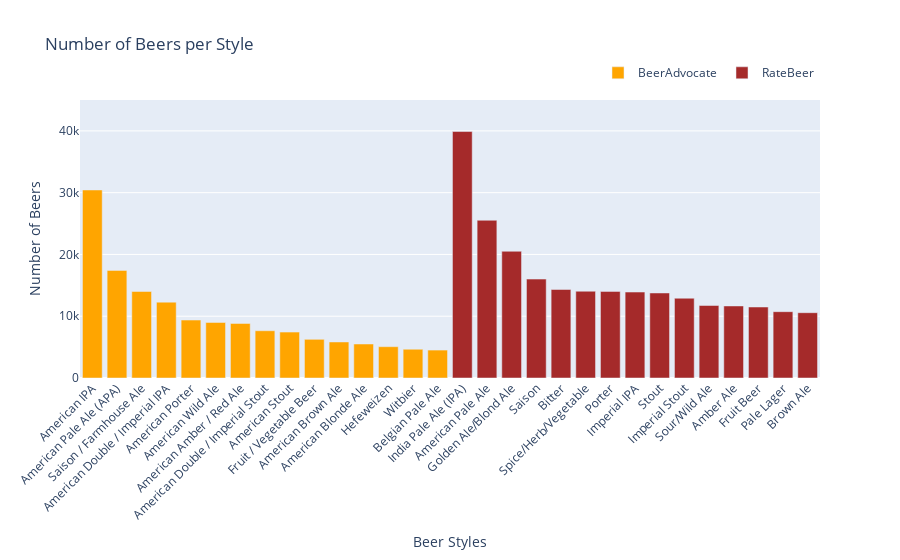

Source (notebook cell):
### Markdown cell above
### Number of beers for 15 largest styles BA & RB

### Code cell
# Number of styles of beers
nbr_style_ba = beers_ba_c['style'].value_counts().nlargest(15)
nbr_style_rb = beers_rb_c['style'].value_counts().nlargest(15)

# Plot for BeerAdvocate
fig = go.Figure()

fig.add_trace(go.Bar(
    x=nbr_style_ba.index,
    y=nbr_style_ba.values,
    marker_color='orange',
    name='BeerAdvocate'
))

# Plot for RateBeer
fig.add_trace(go.Bar(
    x=nbr_style_rb.index,
    y=nbr_style_rb.values,
    marker_color='brown',
    name='RateBeer'
))

fig.update_layout(
    title='Number of Beers per Style',
    xaxis=dict(title='Beer Styles'),
    yaxis=dict(title='Number of Beers'),
    xaxis_tickangle=-45,
    yaxis_range=[0, 45000],
    barmode='group',
    legend=dict(orientation='h', y=1.15, x=0.7)
)

fig.show()
fig.update_layout(width=690,height=600)

html_file_path = "plot/nbr_beers_per_style_690px.html"
pyo.plot(fig, filename=html_file_path)

### Figure 1 — Plotly figure (JSON) as saved in the notebook; plotly's stock layout.template omitted (floating-point values rounded to 4 significant figures)
{"data": [{"marker": {"color": "orange"}, "name": "BeerAdvocate", "type": "bar", "x": ["American IPA", "American Pale Ale (APA)", "Saison / Farmhouse Ale", "American Double / Imperial IPA", "American Porter", "American Wild Ale", "American Amber / Red Ale", "American Double / Imperial Stout", "American Stout", "Fruit / Vegetable Beer", "American Brown Ale", "American Blonde Ale", "Hefeweizen", "Witbier", "Belgian Pale Ale"], "y": [30433, 17419, 14006, 12279, 9377, 8994, 8830, 7648, 7430, 6263, 5831, 5502, 5068, 4656, 4521]}, {"marker": {"color": "brown"}, "name": "RateBeer", "type": "bar", "x": ["India Pale Ale (IPA)", "American Pale Ale", "Golden Ale/Blond Ale", "Saison", "Bitter", "Spice/Herb/Vegetable", "Porter", "Imperial IPA", "Stout", "Imperial Stout", "Sour/Wild Ale", "Amber Ale", "Fruit Beer", "Pale Lager", "Brown Ale"], "y": [39898, 25532, 20514, 16012, 14329, 14047, 14019, 13913, 13762, 12913, 11738, 11664, 11493, 10735, 10571]}], "layout": {"barmode": "group", "legend": {"orientation": "h", "x": 0.7, "y": 1.15}, "title": {"text": "Number of Beers per Style"}, "xaxis": {"tickangle": -45, "title": {"text": "Beer Styles"}}, "yaxis": {"range": [0, 45000], "title": {"text": "Number of Beers"}}}}
